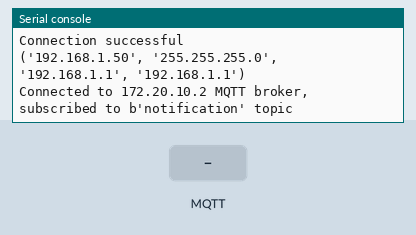
This program was run on a simulated ESP32 board running MicroPython. Parts: the last lines printed to the serial console. The inputs (shaded band) are chosen by the test bench. WiFi joins after 1.5 s; no MQTT or app messages arrive unless stated; the clock reads 2024-03-15 10:24:30 at power-on unless the program sets it.

Above: at 2.8 s.
2.9 s: MQTT message "notification" arrives on the first subscribed topic
At 3.3 s:
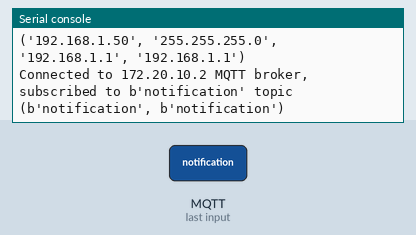
4.4 s: MQTT message "received" arrives on the first subscribed topic
At 5.6 s:
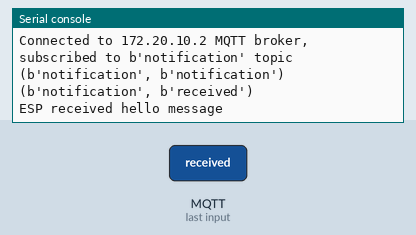
5.9 s: MQTT message "1" arrives on the first subscribed topic
At 6.8 s:
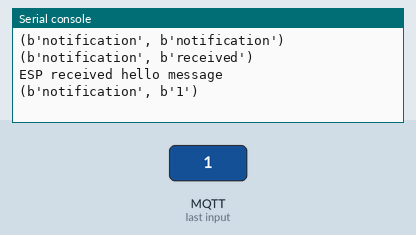
7.4 s: MQTT message "on" arrives on the first subscribed topic
At 8.0 s:
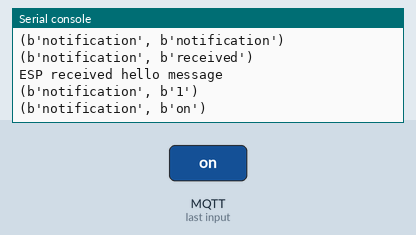
8.9 s: MQTT message "off" arrives on the first subscribed topic
At 10.3 s:
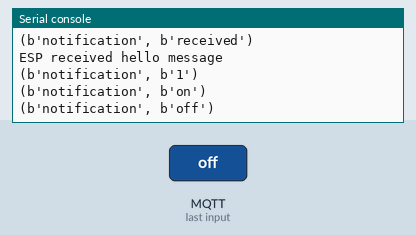

The program:

main.py
```python
# Complete project details at https://RandomNerdTutorials.com/micropython-programming-with-esp32-and-esp8266/

def sub_cb(topic, msg):
  print((topic, msg))
  if topic == b'notification' and msg == b'received':
    print('ESP received hello message')

def connect_and_subscribe():
  global client_id, mqtt_server, topic_sub
  client = MQTTClient(client_id, mqtt_server, user=mqtt_user, password=mqtt_pass)
  client.set_callback(sub_cb)
  client.connect()
  client.subscribe(topic_sub)
  print('Connected to %s MQTT broker, subscribed to %s topic' % (mqtt_server, topic_sub))
  return client

def restart_and_reconnect():
  print('Failed to connect to MQTT broker. Reconnecting...')
  time.sleep(10)
  machine.reset()

try:
  client = connect_and_subscribe()
except OSError as e:
  restart_and_reconnect()

while True:
  try:
    client.check_msg()
    if (time.time() - last_message) > message_interval:
      msg = b'Hello #%d' % counter
      client.publish(topic_pub, msg)
      last_message = time.time()
      counter += 1
  except OSError as e:
    restart_and_reconnect()
```

boot.py
```python
# Complete project details at https://RandomNerdTutorials.com/micropython-programming-with-esp32-and-esp8266/

import time
from umqttsimple import MQTTClient
import ubinascii
import machine
import micropython
import network
import esp
esp.osdebug(None)
import gc
gc.collect()

ssid = 'iPhone de Marcos'
password = 'hola1234'
mqtt_server = '172.20.10.2'
mqtt_user = 'iot'
mqtt_pass = '2024'

#EXAMPLE IP ADDRESS
#mqtt_server = '192.168.1.144'
client_id = ubinascii.hexlify(machine.unique_id())
topic_sub = b'notification'
topic_pub = b'hello'

last_message = 0
message_interval = 5
counter = 0

station = network.WLAN(network.STA_IF)

station.active(True)
station.connect(ssid, password)

while station.isconnected() == False:
  pass

print('Connection successful')
print(station.ifconfig())
```

Measured:
- after the input at 2.9 s, the serial console: prints a new line at once (image 1)
- after the input at 4.4 s, the serial console: prints a new line at once (image 2)
- after the input at 5.9 s, the serial console: prints a new line at once (image 3)
- after the input at 7.4 s, the serial console: prints a new line at once (image 4)
- after the input at 8.9 s, the serial console: prints a new line at once (image 5)
